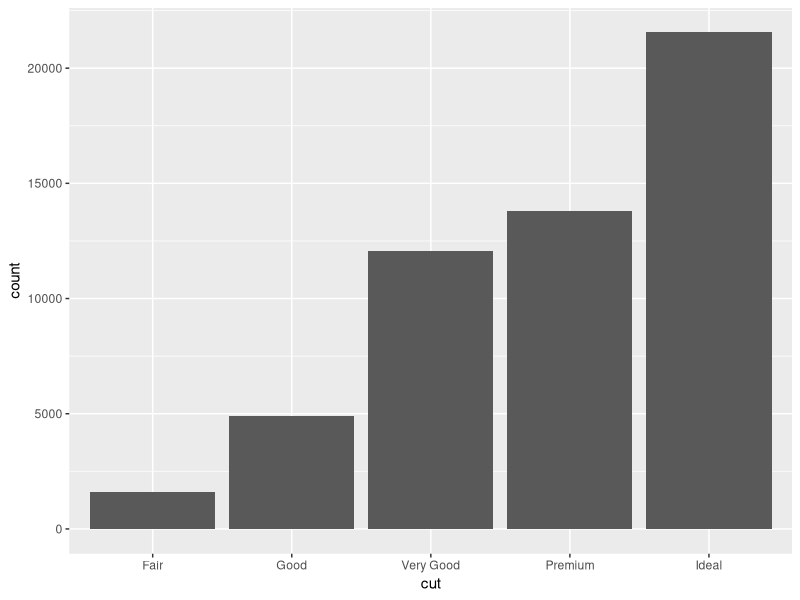
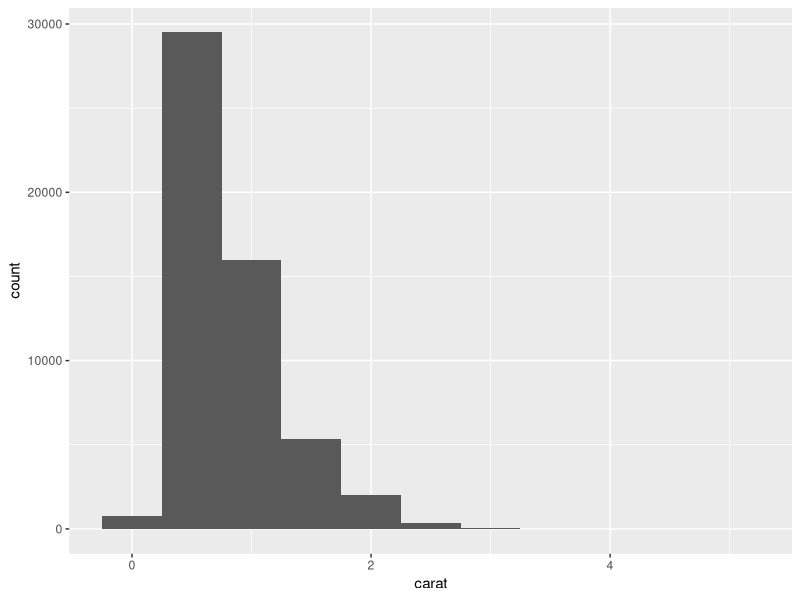
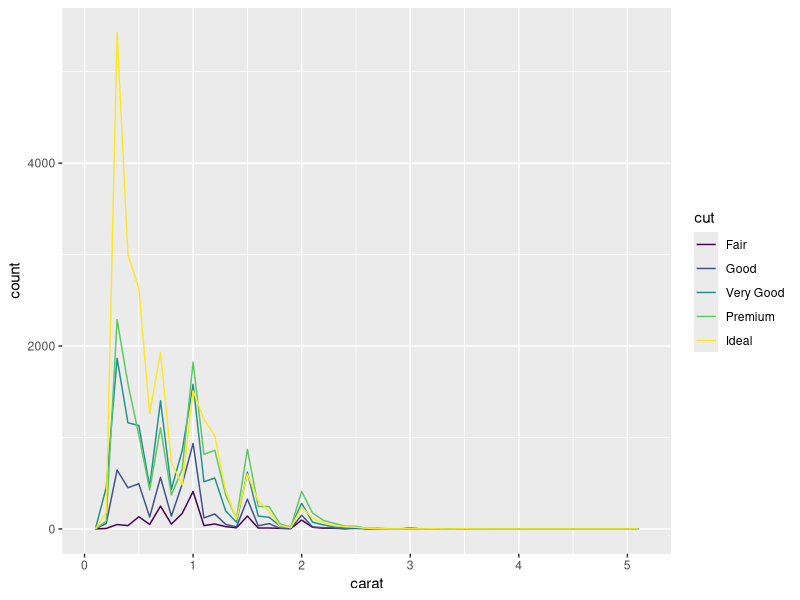
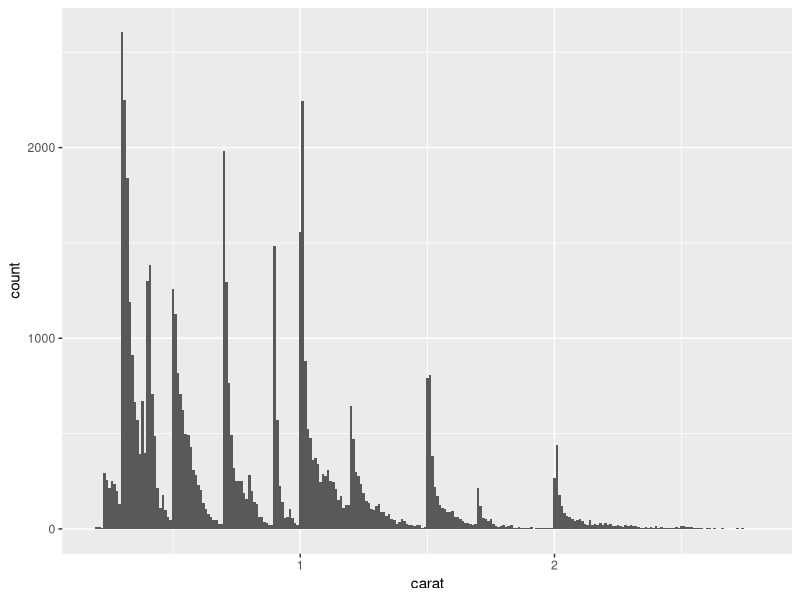
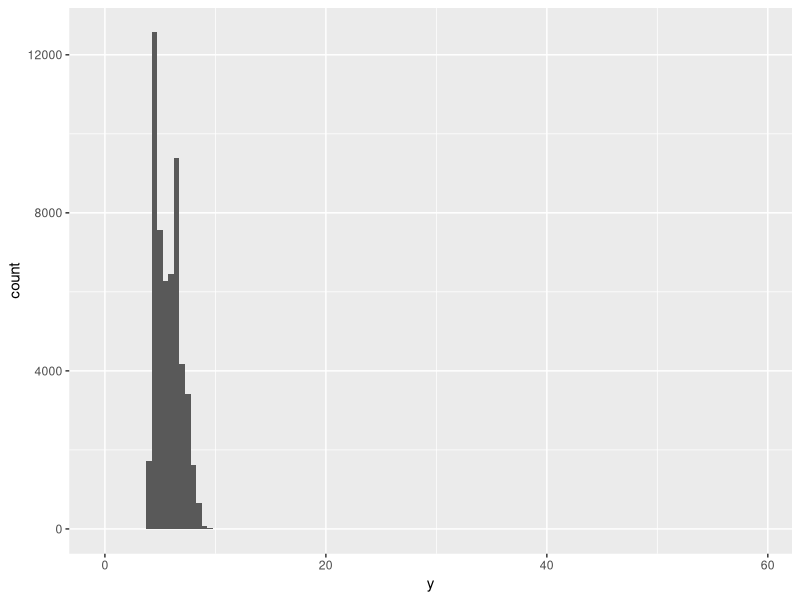
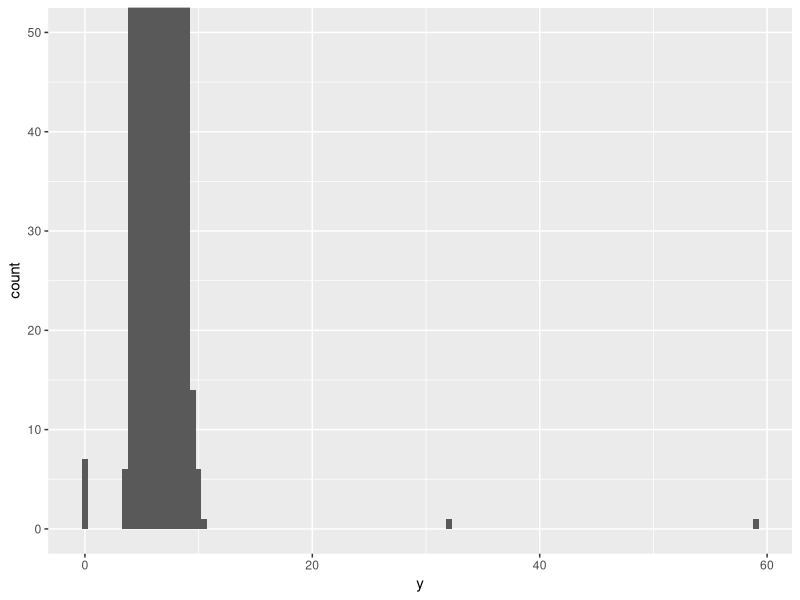
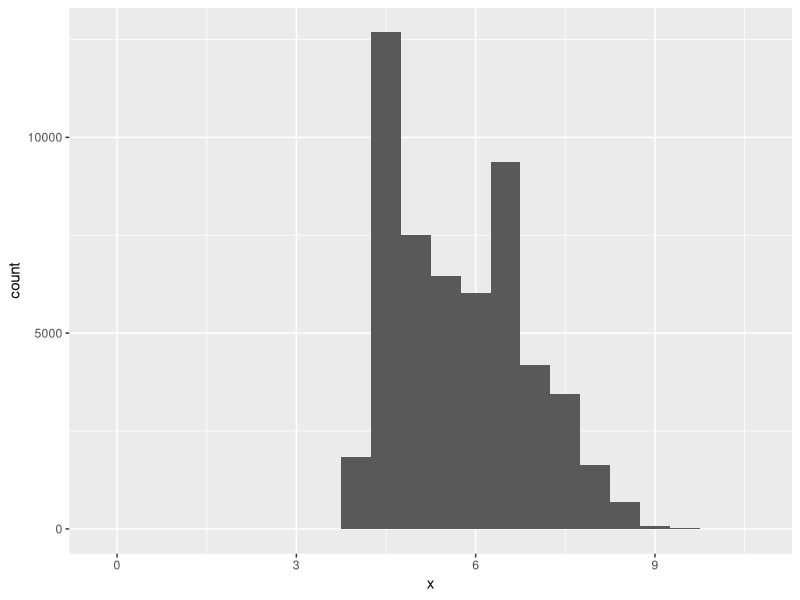
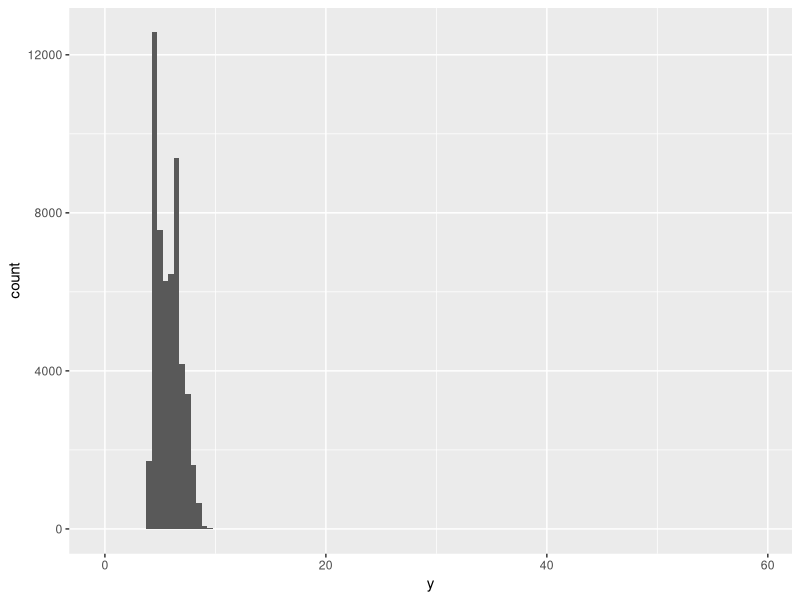

Generate these figures, in order, with R:
## ---- chunk 1
library(tidyverse)
## ---- chunk 2
# Variation as a plot:
diamonds %>%
  ggplot(aes(x = cut)) +
  geom_bar()

# Variation as a table:
diamonds %>%
  count(cut) %>%           # counts the number of each type
  mutate(prop = n/sum(n))  # gives the proportion of each type
## ---- chunk 3
diamonds %>%
  ggplot(aes(x = carat)) +
  geom_histogram(binwidth = 0.5) # You should explore data with different binwidths

diamonds %>%
  count(cut_width(carat, 
                  0.5)) %>%  # width is required for cut_width
  mutate(prop = n / sum(n))
## ---- chunk 4
ggplot(data = diamonds, mapping = aes(x = carat, color = cut)) +
  geom_freqpoly(binwidth = 0.1)
## ---- chunk 5
smaller <- diamonds %>%
  filter(carat < 3)

smaller %>%
  ggplot(aes(x = carat)) +
  geom_histogram(binwidth = 0.01)
## ---- chunk 6
ggplot(data = diamonds, 
       mapping = aes(x = y)) +  # y is the width of the diamond
  geom_histogram(binwidth = 0.5)

ggplot(data = diamonds, 
       mapping = aes(x = y)) +  # y is the width of the diamond
  geom_histogram(binwidth = 0.5) +
  coord_cartesian(ylim = c(0, 50)) # ylim selects the y-axis range
# You can also select the x-axis range using xlim.
# ggplot2's xlim, ylim throw away data beyond the limits.
## ---- chunk 7
(unusual <- diamonds %>%
  filter(y < 3 | y > 20) %>%
  select(price, x, y, z) %>%
  arrange(y))
## ---- chunk 8
hist <- function(df, v, v_label, binwidth, y_lim_min = NULL, y_lim_max = NULL) {
  tmp_plot <- ggplot(data = df, mapping = aes(x = v)) +
      geom_histogram(binwidth = binwidth) +
      labs(x = v_label)

  if(!is.null(y_lim_min) & !is.null(y_lim_max)) {
    tmp_plot <- tmp_plot +
      coord_cartesian(ylim = c(y_lim_min, y_lim_max))
  }
  
  (tmp_plot)
}

hist(diamonds, diamonds$x, 'x', 0.5)
hist(diamonds, diamonds$y, 'y', 0.5)
hist(diamonds, diamonds$z, 'z', 0.5)
## ---- chunk 9
hist(diamonds, diamonds$x, 'x', 0.5, 0, 50)
hist(diamonds, diamonds$y, 'y', 0.5, 0, 50)
hist(diamonds, diamonds$z, 'z', 0.5, 0, 50)
## ---- chunk 10
diamonds %>%
  filter(x == 0 | y == 0 | z == 0 | z > 30) %>%
  select(price, x, y, z, clarity, cut)
## ---- chunk 11
diamonds %>%
  filter(x > 4.9 & x < 5.1 & y > 4.9 & y < 5.1 & clarity == 'VS1' & cut == 'Very Good') %>%
  select(price, x, y) %>%
  ggplot(aes(x = price)) +
  geom_histogram()
## ---- chunk 12
hist(diamonds, diamonds$price, 'price', 50)
hist(diamonds, diamonds$price, 'price', 100)
hist(diamonds, diamonds$price, 'price', 150)
hist(diamonds, diamonds$price, 'price', 250)
hist(diamonds, diamonds$price, 'price', 500)
hist(diamonds, diamonds$price, 'price', 750)
hist(diamonds, diamonds$price, 'price', 1000)
hist(diamonds, diamonds$price, 'price', 1250)
hist(diamonds, diamonds$price, 'price', 1500)
hist(diamonds, diamonds$price, 'price', 1750)
hist(diamonds, diamonds$price, 'price', 2000)
## ---- chunk 13
diamonds %>%
  filter(carat == 0.99 | carat == 1.0) %>%
  summarise(
    almost_a_carat = sum(carat == 0.99),
    full_one_carat = sum(carat == 1.0)
  )
## ---- chunk 14
diamonds %>%
  ggplot(aes(x = price)) +
  geom_histogram(binwidth = 250) +
  coord_cartesian(xlim = c(3500, 5500))
## ---- chunk 15
hist(diamonds, diamonds$price, 'price', 500)
diamonds %>%
  ggplot(aes(x = price)) +
  geom_histogram(binwidth = 250, na.rm = TRUE) +
  xlim(c(3500, 5500))
## ---- chunk 16
diamonds %>%
  ggplot(aes(x = price)) +
  geom_histogram(binwidth = 250, na.rm = TRUE) +
  xlim(c(5001, 5500))

diamonds %>%
  ggplot(aes(x = price)) +
  geom_histogram(binwidth = 250, na.rm = TRUE) +
  xlim(c(5200, 5500))
